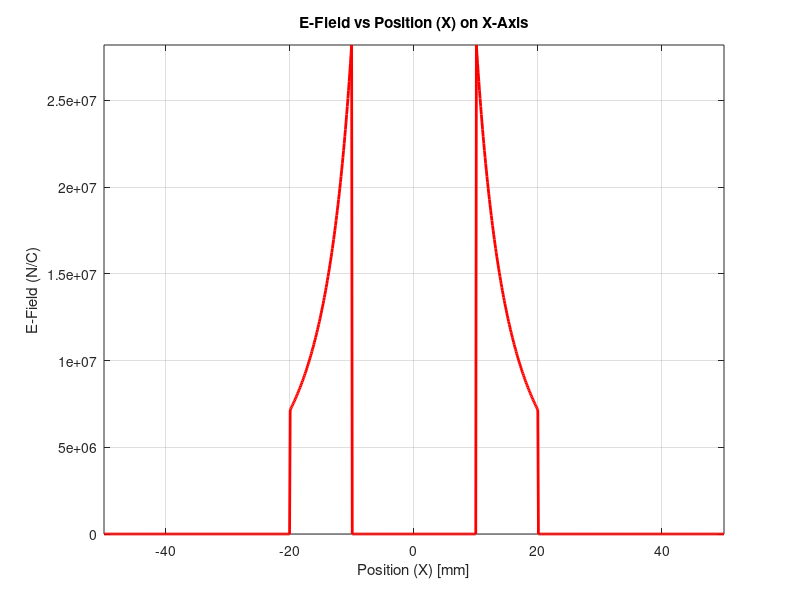

Source code (MATLAB): (Note: this script raises an error after producing the figure.)
% Parameters
R_inner = 10; % Inner radius of the inner conductor (mm)
R_outer = 20; % Inner radius of the outer conductor (mm)
Q_inner = 1; % Charge on the inner conductor (C)
Q_outer = -1; % Charge on the outer conductor (C)
epsilon_r1 = 2 + 0.3; % Relative permittivity of the upper half (unitless)
epsilon_r2 = 4; % Relative permittivity of the lower half (unitless)
epsilon_0 = 8.854e-12; % Vacuum permittivity (F/m)

% Define spatial points along the x-axis
x = linspace(-50, 50, 1000); % From -50 mm to 50 mm

% Initialize electric field and electric displacement field arrays
E = zeros(size(x)); % Electric field array
D = zeros(size(x)); % Electric displacement field array

% Calculate electric field and electric displacement field
for i = 1:length(x)
    r = abs(x(i)) * 1e-3; % Convert to meters
    if r <= R_inner * 1e-3 % Inside the inner conductor
        E(i) = 0; % Electric field inside a conductor is zero
        D(i) = 0; % Electric displacement field inside a conductor is zero
    elseif r <= R_outer * 1e-3 % Between inner and outer conductor
        if x(i) >= 0 % Upper half
            epsilon_r = epsilon_r1;
        else % Lower half
            epsilon_r = epsilon_r2;
        end
        E(i) = Q_inner / (2 * pi * epsilon_0 * (epsilon_r1 + epsilon_r2) * r^2*1e+6); % Electric field in dielectric shell
        D(i) = epsilon_0 * epsilon_r * E(i); % Electric displacement field in dielectric shell
    else % Beyond the outer conductor
        E(i) = 0; % Electric field outside the outer conductor is zero
        D(i) = 0; % Electric displacement field outside the outer conductor is zero
    end
end

% Convert x to mm for plotting
x_mm = x;

% Plot computed electric field
figure;
plot(x, E, 'r-', 'LineWidth', 2); % Red solid line for computed electric field

% Add title and axis labels
title('E-Field vs Position (X) on X-Axis');
xlabel('Position (X) [mm]');
ylabel('E-Field (N/C)');

% Show grid
grid on;

% Adjust axis to fit data range
axis tight;

% Load experimental electric field data
data_E =  readmatrix("E:\Homework\E4.txt"); % Use load to read the data

% Extract X values and E-Field values
X_exp_E = data_E(:, 1); % First column
E_Field_exp = data_E(:, 2); % Second column

% Plot experimental electric field data
hold on;
plot(X_exp_E, E_Field_exp, 'b--', 'LineWidth', 2); % Blue dashed line for experimental electric field
legend('Computed E-Field', 'Experimental E-Field');
hold off;

% Plot computed electric displacement field
figure;
plot(x_mm, D, 'g-', 'LineWidth', 2); % Green solid line for computed electric displacement field

% Add title and axis labels
title('D-Field vs Position (X) on X-Axis');
xlabel('Position (X) [mm]');
ylabel('D-Field (C/m^2)');

% Show grid
grid on;

% Adjust axis to fit data range
axis tight;

% Load experimental electric displacement field data
data_D =  readmatrix("E:\Homework\D4.txt"); % Use load to read the data

% Extract X values and D-Field values
X_exp_D = data_D(:, 1); % First column
D_Field_exp = data_D(:, 2); % Second column

% Plot experimental electric displacement field data
hold on;
plot(X_exp_D, D_Field_exp, 'b--', 'LineWidth', 2); % Blue dashed line for experimental electric displacement field
legend('Computed D-Field', 'Experimental D-Field');
hold off;

